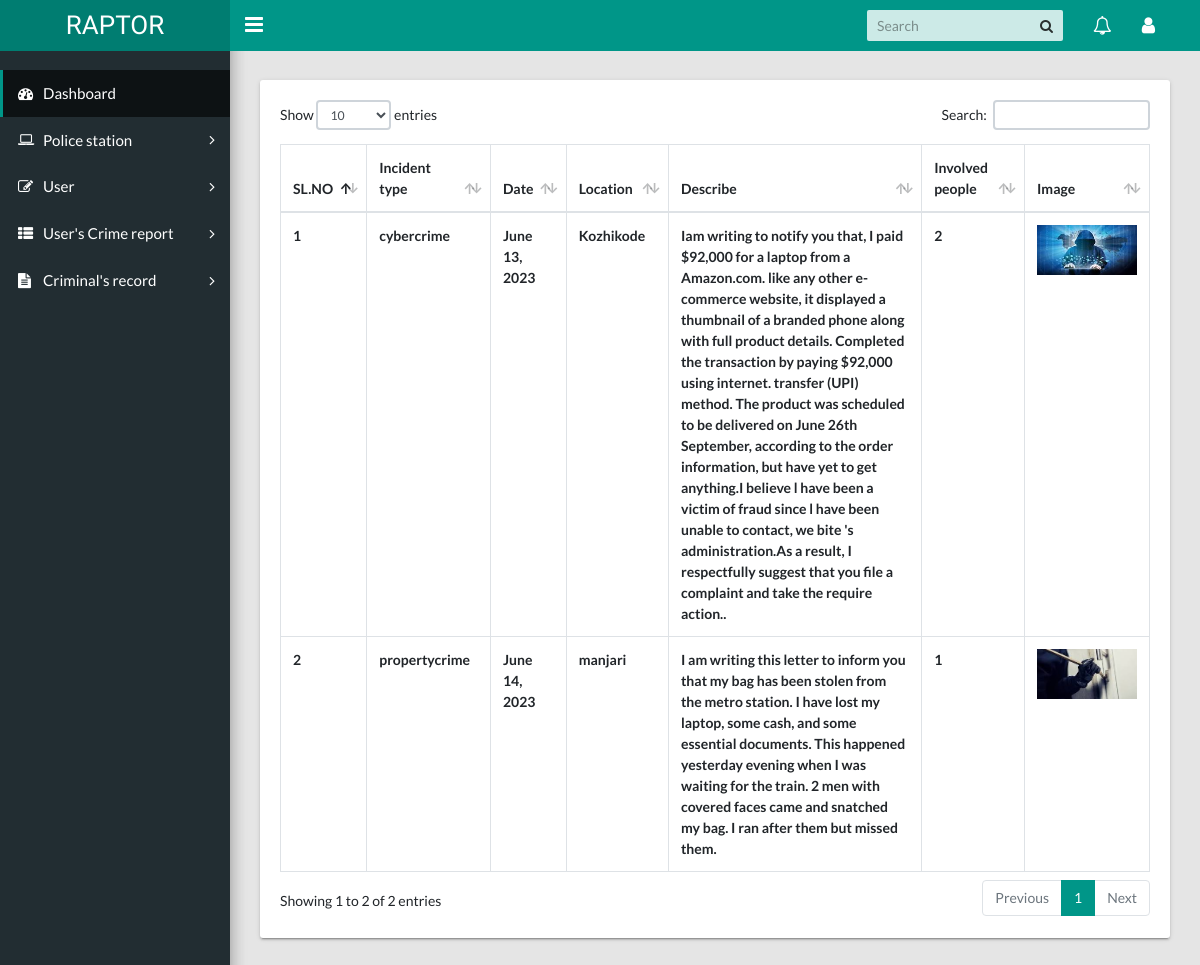
Screenshot of /usercrimereport with the database file from the repository.
### police/models.py (models this page shows, shortened)
class crimereport(models.Model):
    incidenttype=models.CharField(max_length=500)
    date=models.DateField(max_length=20)
    location=models.CharField(max_length=1000)
    describe=models.CharField(max_length=8000)
    involvedpeople=models.CharField(max_length=300)
    userid=models.ForeignKey(user,on_delete=models.CASCADE)
    image=models.ImageField(upload_to='images')
    status=models.CharField(max_length=30)

### police/views.py (the view)
# urls.py: path("usercrimereport",views.usercrimereport_page,name="usercrimereport_page"),
def usercrimereport_page(request):
    data=crimereport.objects.all()
    return render(request,'usercrimereport.html',{'data':data})

### police/templates/usercrimereport.html (shortened to what this page needs)
<!DOCTYPE html>
<html lang="en">
  <head>
    <link rel="stylesheet" type="text/css" href="../static/css/main.css">
    <link rel="stylesheet" type="text/css" href="https://maxcdn.bootstrapcdn.com/font-awesome/4.7.0/css/font-awesome.min.css">
  </head>
  <body class="app sidebar-mini">
    <header class="app-header"><a class="app-header__logo" href="index.html">RAPTOR</a>
      <a class="app-sidebar__toggle" href="#" data-toggle="sidebar" aria-label="Hide Sidebar"></a>
      <ul class="app-nav">
        <li class="app-search">
          <input class="app-search__input" type="search" placeholder="Search">
          <button class="app-search__button"><i class="fa fa-search"></i></button>
        </li>
        <li class="dropdown"><a class="app-nav__item" href="#" data-toggle="dropdown" aria-label="Show notifications"><i class="fa fa-bell-o fa-lg"></i></a>
        </li>
        <li class="dropdown"><a class="app-nav__item" href="#" data-toggle="dropdown" aria-label="Open Profile Menu"><i class="fa fa-user fa-lg"></i></a>
        </li>
      </ul>
    </header>
    <aside class="app-sidebar">
        <div class="app-sidebar__user"><img class="app-sidebar__user-avatar" src="https://s3.amazonaws.com/uifaces/faces/twitter/jsa/48.jpg" alt="User Image">
           <div>
            <p class="app-sidebar__user-name">John Doe</p>
          </div>
        </div>
        <ul class="app-menu">
          <li><a class="app-menu__item " href="dashboard.html"><span class="app-menu__label">Dashboard</span></a></li>
          <li class="treeview"><a class="app-menu__item" href="#" data-toggle="treeview"><span class="app-menu__label">Police station</span></a>
          <li class="treeview"><a class="app-menu__item" href="#" data-toggle="treeview"><span class="app-menu__label">User</span></a>
          </li>
          <li class="treeview"><a class="app-menu__item active open" href="#" data-toggle="treeview"><span class="app-menu__label"> </span></a>
          </li>
          <li class="treeview"><a class="app-menu__item" href="#" data-toggle="treeview"><span class="app-menu__label"></span></a>
          </li>
        </ul>
      </aside> <aside class="app-sidebar">
        <ul class="app-menu">
          <li><a class="app-menu__item active" href="{% url 'dash_page'%}"><i class="app-menu__icon fa fa-dashboard"></i><span class="app-menu__label">Dashboard</span></a></li>
          <li class="treeview"><a class="app-menu__item" href="#" data-toggle="treeview"><i class="app-menu__icon fa fa-laptop"></i><span class="app-menu__label">Police station</span><i class="treeview-indicator fa fa-angle-right"></i></a>
          <li class="treeview"><a class="app-menu__item" href="#" data-toggle="treeview"><i class="app-menu__icon fa fa-edit"></i><span class="app-menu__label">User</span><i class="treeview-indicator fa fa-angle-right"></i></a>
          </li>
          <li class="treeview"><a class="app-menu__item" href="#" data-toggle="treeview"><i class="app-menu__icon fa fa-th-list"></i><span class="app-menu__label">User's Crime report </span><i class="treeview-indicator fa fa-angle-right"></i></a>
          </li>
          <li class="treeview"><a class="app-menu__item" href="#" data-toggle="treeview"><i class="app-menu__icon fa fa-file-text"></i><span class="app-menu__label">Criminal's record</span><i class="treeview-indicator fa fa-angle-right"></i></a>
          </li>
        </ul>
      </aside>
    <main class="app-content">
      <div class="row">
        <div class="col-md-12">
          <div class="tile">
            <div class="tile-body">
              <div class="table-responsive">
                <table class="table table-hover table-bordered" id="sampleTable">
                  <thead>
                    <tr>
                      <th>SL.NO</th>
                      <th>Incident type</th>
                      <th>Date</th>
                      <th> Location</th>
                      <th>Describe</th>
                     <th>Involved people</th>
                     <th>Image</th>
                    </tr>
                  </thead>
                  <tbody>
                    {% for i in data %}
                    <tr>
                      <th>{{forloop.counter}}</th>
                      <th>{{i.incidenttype}}</th>
                      <th>{{i.date}}</th>
                      <th>{{i.location}}</th>
                      <th>{{i.describe}}</th>
                     <th>{{i.involvedpeople}}</th>
                     <th><img src="/media/{{i.image}}" width="100px" height="50px"></th>
                    </tr>
                  {% endfor %}
            </tbody>
                </table>
              </div>
            </div>
          </div>
        </div>
      </div>
    </main>
  </body>
</html>

### rows the page displays
crimereport: incidenttype "cybercrime", date "June 13, 2023", location "Kozhikode", describe "Iam writing to notify you that, I paid $92,000 for a laptop from a Amazon.com. like any other e-commerce website, it displayed a thumbnail of a branded phone along with full product details. Completed the transaction by paying $92,000 using internet. transfer (UPI) method. The product was scheduled to be delivered on June 26th September, according to the order information, but have yet to get anything.I believe l have been a victim of fraud since l have been unable to contact, we bite 's administration.As a result, I respectfully suggest that you file a complaint and take the require action..", involvedpeople "2", image (picture)
crimereport: incidenttype "propertycrime", date "June 14, 2023", location "manjari", describe "I am writing this letter to inform you that my bag has been stolen from the metro station. I have lost my laptop, some cash, and some essential documents. This happened yesterday evening when I was waiting for the train. 2 men with covered faces came and snatched my bag. I ran after them but missed them.", involvedpeople "1", image (picture)
